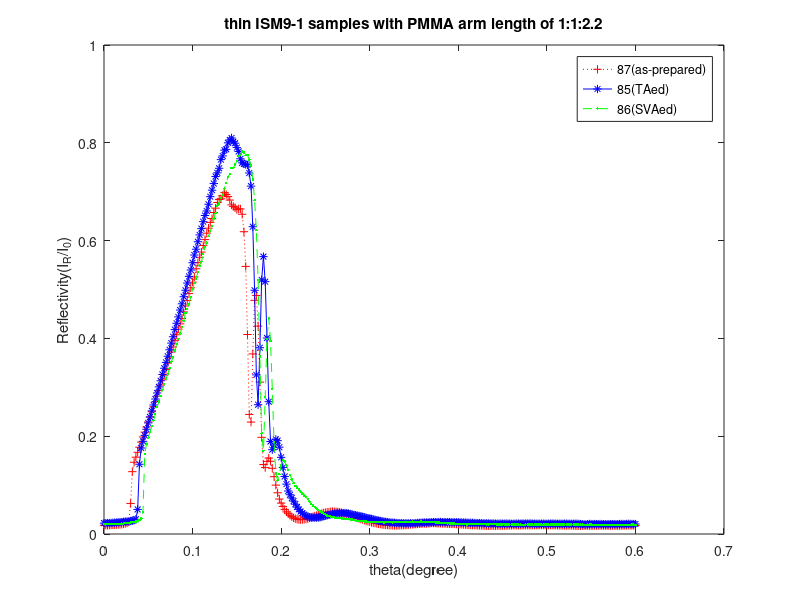

Recreate this plot in MATLAB. (Note: this script raises an error after producing the figure.)
data1=load('87.txt');
samth1=data1(:,1);
Epoch1=data1(:,2);
sec1=data1(:,3);
CESR1=data1(:,4);
Imon1=data1(:,5);
Idet1=data1(:,6);
Y1=(Idet1./Imon1);

data2=load('85.txt');
samth2=data2(:,1);
Epoch2=data2(:,2);
sec2=data2(:,3);
CESR2=data2(:,4);
Imon2=data2(:,5);
Idet2=data2(:,6);
Y2=(Idet2./Imon2);

data3=load('86.txt');
samth3=data3(:,1);
Epoch3=data3(:,2);
sec3=data3(:,3);
CESR3=data3(:,4);
Imon3=data3(:,5);
Idet3=data3(:,6);
Y3=(Idet3./Imon3);

nmlambda=0.1164;

X1=samth1;
X2=samth2;
X3=samth3;

plot(X1,Y1,'r+:')
hold on
plot(X2,Y2,'b*-')
hold on
plot(X3,Y3,'g.--')

xlabel('theta(degree)')
ylabel('Reflectivity(I_R/I_0)')
title('thin ISM9-1 samples with PMMA arm length of 1:1:2.2')
legend('87(as-prepared)','85(TAed)','86(SVAed)')

hold off

%%
%select dat11,data22 and data33 by brush tool in the figure from the very
%linear section of the reflectivity curves

Y11=data11(:,2);
Y22=data22(:,2);
Y33=data33(:,2);
X11=data11(:,1);
X22=data22(:,1);
X33=data33(:,1);

p1=polyfit(X11,Y11,1);
m1=p1(:,1);
b1=p1(:,2);
p2=polyfit(X22,Y22,1);
m2=p2(:,1);
b2=p2(:,2);
p3=polyfit(X33,Y33,1);
m3=p3(:,1);
b3=p3(:,2);

Y111=polyval(p1,X11);
Y222=polyval(p2,X22);
Y333=polyval(p3,X33);

figure

plot(X1,Y1,'r+:')
hold on
plot(X2,Y2,'b*-')
hold on
plot(X3,Y3,'g.--')

hold on

plot(X11,Y111,'lineWidth',2,'Color','k')
hold on
plot(X22,Y222,'lineWidth',2,'Color','k')
hold on
plot(X33,Y333,'lineWidth',2,'Color','k')

xlabel('theta(degree)')
ylabel('Reflectivity(I_R/I_0)')
title('thin ISM9-1 samples with PMMA arm length of 1:1:2.2(before alignning)')
legend('87(as-prepared)','85(TAed)','86(SVAed)','corresponding linear fits')
hold off

%%

samth11=samth1+(b1/m1);
samth22=samth2+(b2/m2);
samth33=samth3+(b3/m3);

figure
plot(samth11,Y1,'r+:')
hold on
plot(samth22,Y2,'b*-')
hold on
plot(samth33,Y3,'g.--')

xlabel('theta(degree)')
ylabel('Reflectivity(I_R/I_0)')
title('thin ISM9-1 samples with PMMA arm length of 1:1:2.2(after aligning)')
legend('87(as-prepared)','85(TAed)','86(SVAed)')
hold off


%%

X1111=(4*pi*sind(samth11))./nmlambda;
X2222=(4*pi*sind(samth22))./nmlambda;
X3333=(4*pi*sind(samth33))./nmlambda;

figure
semilogy(X1111,Y1,'r+:')
hold on
semilogy(X2222,Y2,'b*-')
hold on
semilogy(X3333,Y3,'g.--')

xlabel('q_z(nm^{-1})')
ylabel('Reflectivity(I_R/I_0)')
title('Aligned reflectivity curves of thin ISM9-1 samples with PMMA arm length of 1:1:2.2')
legend('87(as-prepared)','85(TAed)','86(SVAed)')

hold off












